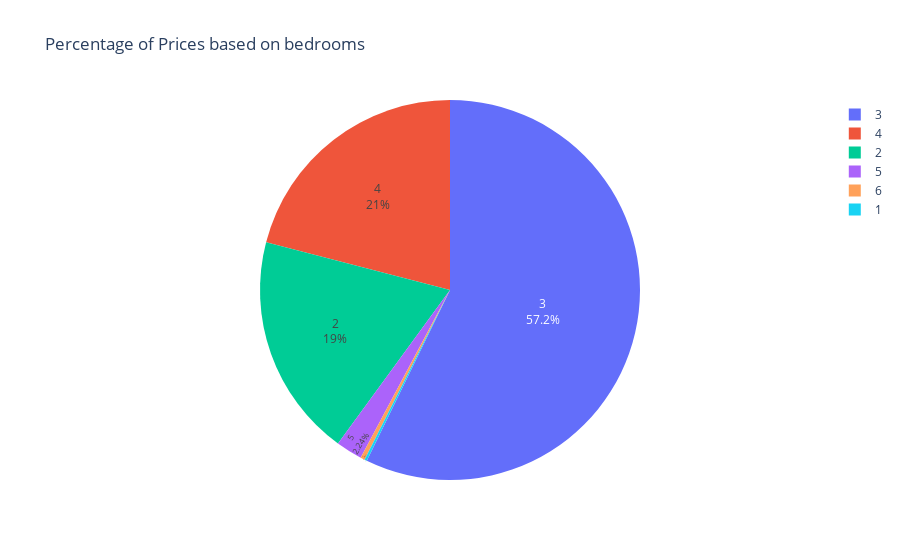

This figure's notebook cell:
### Markdown cell above
## **Pie Chartes**

### Code cell
fig = px.pie(df, values='price', names='bedrooms',title='Percentage of Prices based on bedrooms')
fig.update_traces(textposition='inside', textinfo='percent+label')
fig.show()

### Figure 1 — Plotly figure (JSON) as saved in the notebook; plotly's stock layout.template omitted (floating-point values rounded to 4 significant figures; data arrays with more than 128 entries replaced by an {"elided": "..."} marker saying what was removed)
{"data": [{"domain": {"x": [0, 1], "y": [0, 1]}, "hovertemplate": "bedrooms=%{label}<br>price=%{value}<extra></extra>", "labels": {"elided": "545 int values"}, "legendgroup": "", "name": "", "showlegend": true, "textinfo": "percent+label", "textposition": "inside", "type": "pie", "values": {"elided": "545 int values"}}], "layout": {"legend": {"tracegroupgap": 0}, "title": {"text": "Percentage of Prices based on bedrooms"}}}
